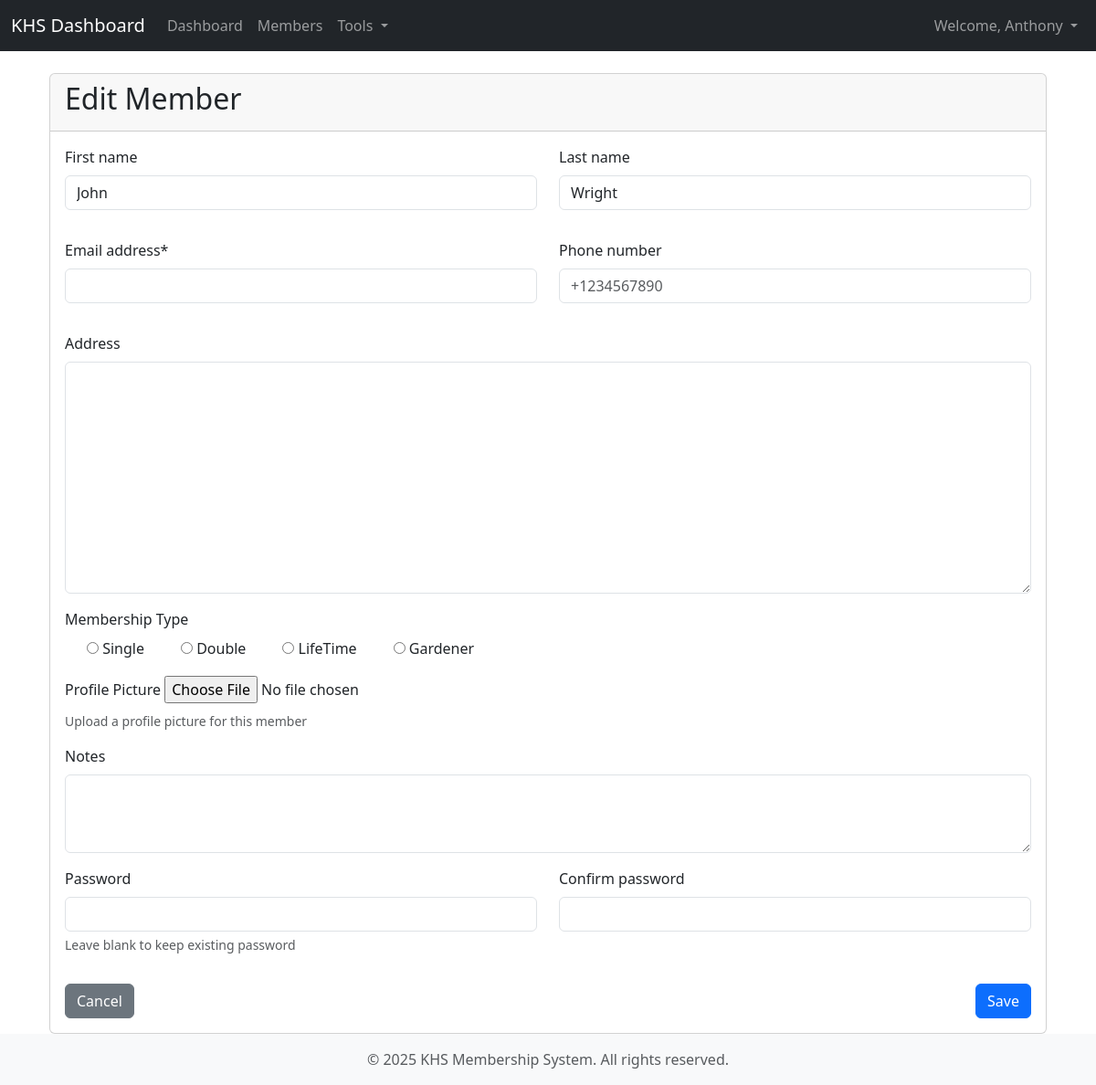
/members/734/update/ (signed in), run on the app's committed database.
### members/models.py (models this page shows)
class Member(AbstractBaseUser, PermissionsMixin):
    MEMBERSHIP_CHOICES = [
        ('S', 'Single'),
        ('D', 'Double'),
        ('L', 'LifeTime'),
        ('G', 'Gardener'),
    ]
    objects = MemberManager()
    USERNAME_FIELD = 'username' # CRUCIAL: Now username is the primary login field
    REQUIRED_FIELDS = ['email', 'first_name', 'last_name'] # email is now a required field along with first/last name
    email = models.EmailField(_('email address'), unique=False) # Email still unique
    is_active = models.BooleanField(
        _('active'),
        default=True,
        help_text=_(
            'Designates whether this user should be treated as active. '
            'Unselect this instead of deleting accounts.'
        ),
    )
    is_staff = models.BooleanField(
        _('staff status'),
        default=False,
        help_text=_('Designates whether the user can log into this admin site.'),
    )
    is_superuser = models.BooleanField(
        _('superuser status'),
        default=False,
        help_text=_(
            'Designates that this user has all permissions without '
            'explicitly assigning them.'
        ),
    )
    username = models.CharField(_('username'), max_length=10,unique = True,blank=True)
    first_name = models.CharField(_('first name'), max_length=50, blank=True)
    last_name = models.CharField(_('last name'), max_length=50, blank=True)
    alt_name = models.CharField(max_length=100, blank=True, null=True)
    phone = models.CharField(
        _('phone number'),
        max_length=15,
        blank=True,
        null=True,
        validators=[
            RegexValidator(
                regex=r'^\+?[0-9]{8,15}$',
                message="Phone number must be 8-15 digits, with optional + prefix"
            )
        ]
    )
    address = models.TextField(_('address'), blank=True, null=True)
    payment_mode = models.CharField(max_length=50, blank=True, null=True)
    order_number = models.CharField(max_length=50, blank=True, null=True,)
    renewal_date = models.DateField(blank=True, null=True)
    contact_point = models.CharField(max_length=100, blank=True, null=True)
    membership_type = models.CharField(
        _('membership type'),
        max_length=1,
        choices=MEMBERSHIP_CHOICES,
        default='S'
    )
    date_joined = models.DateTimeField(_('date joined'), default=timezone.now)
    membership_expiry = models.DateField(_('membership expiry'), blank=True, null=True)
    profile_image = models.ImageField(
        _('profile image'),
        upload_to='members/profile_images/',
        blank=True,
        null=True,
        help_text="Upload a profile picture for this member"
    )
    notes = models.TextField(_('notes'), blank=True, null=True)

### members/views.py (the view, shortened to what this page needs)
# urls.py: path('<int:pk>/update/', MemberUpdateView.as_view(), name='update'),
class MemberUpdateView(LoginRequiredMixin, PermissionRequiredMixin, UpdateView):
    model = Member
    form_class = MemberForm
    template_name = 'members/member_form.html'
    success_url = reverse_lazy('members:list') # Redirect to the member list after update
    permission_required = 'members.change_member' # Requires 'members.change_member' permission

### members/forms.py (shortened to what this page needs)
class MemberForm(UserCreationForm):
    MEMBERSHIP_CHOICES = [
        ('S', 'Single'),
        ('D', 'Double'),
        ('L', 'LifeTime'),
        ('G', 'Gardener'),
    ]
    password = forms.CharField(
        widget=forms.PasswordInput(attrs={'autocomplete': 'new-password'}),
        required=False,
        help_text="Leave blank to keep existing password"
    )
    confirm_password = forms.CharField(
        widget=forms.PasswordInput(),
        required=False
    )
    membership_type = forms.ChoiceField(
        choices=MEMBERSHIP_CHOICES,
        widget=forms.RadioSelect
    )
    class Meta:
        model = Member
        fields = [
            'first_name',
            'last_name',
            'email',
            'phone',
            'address',
            'membership_type',
            'profile_image',
            'notes'
        ]
        widgets = {
            'notes': forms.Textarea(attrs={'rows': 3}),
            'phone': forms.TextInput(attrs={'placeholder': '+1234567890'}),
            'profile_image': forms.FileInput(attrs={'accept': 'image/*'}),
        }

### members/templates/members/member_form.html (shortened to what this page needs)
{% extends 'base.html' %}
{% load crispy_forms_tags %}
{% block content %}
<div class="container mt-4">
    <div class="card">
        <div class="card-header">
            <h2>{% if form.instance.pk %}Edit Member{% else %}Add New Member{% endif %}</h2>
        </div>
        <div class="card-body">
            <form method="post" enctype="multipart/form-data">
                <div class="row mb-3">
                    <div class="col-md-6">
                        {{ form.first_name|as_crispy_field }}
                    </div>
                    <div class="col-md-6">
                        {{ form.last_name|as_crispy_field }}
                    </div>
                </div>
                <div class="row mb-3">
                    <div class="col-md-6">
                        {{ form.email|as_crispy_field }}
                    </div>
                    <div class="col-md-6">
                        {{ form.phone|as_crispy_field }}
                    </div>
                </div>
                <div class="mb-3">
                    {{ form.address|as_crispy_field }}
                </div>
                <div class="mb-3">
                    <label class="form-label">Membership Type</label>
                    <div class="d-flex gap-3">
                        {% for choice in form.membership_type %}
                        <div class="form-check">
                            {{ choice.tag }}
                            <label class="form-check-label" for="{{ choice.id_for_label }}">
                                {{ choice.choice_label }}
                            </label>
                        </div>
                        {% endfor %}
                    </div>
                </div>
                <div class="mb-3">
                    <label for="{{ form.profile_image.id_for_label }}" class="form-label">Profile Picture</label>
                    {{ form.profile_image }}
                    {% if form.profile_image.help_text %}
                        <div class="form-text">{{ form.profile_image.help_text }}</div>
                    {% endif %}
                </div>
                <div class="mb-3">
                    {{ form.notes|as_crispy_field }}
                </div>
                {% if form.instance.pk %}
                    <div class="row mb-3">
                        <div class="col-md-6">
                            {{ form.password|as_crispy_field }}
                        </div>
                        <div class="col-md-6">
                            {{ form.confirm_password|as_crispy_field }}
                        </div>
                    </div>
                {% endif %}
                <div class="d-flex justify-content-between">
                    <a href="{% url 'members:list' %}" class="btn btn-secondary">Cancel</a>
                    <button type="submit" class="btn btn-primary">Save</button>
                </div>
            </form>
        </div>
    </div>
</div>
{% endblock %}

### templates/base.html (shortened to what this page needs)
{% load static %}
<!DOCTYPE html>
<html lang="en">
<head>
    <link href="https://cdn.jsdelivr.net/npm/bootstrap@5.3.3/dist/css/bootstrap.min.css" rel="stylesheet">
    <link rel="stylesheet" href="{% static 'css/style.css' %}">
</head>
<body>
    <nav class="navbar navbar-expand-lg navbar-dark bg-dark">
        <div class="container-fluid">
            <a class="navbar-brand" href="{% url 'members:dashboard' %}">KHS Dashboard</a>
            <div class="collapse navbar-collapse" id="navbarNav">
                <ul class="navbar-nav me-auto mb-2 mb-lg-0">
                    <li class="nav-item">
                        <a class="nav-link {% if request.resolver_match.url_name == 'dashboard' %}active{% endif %}" aria-current="page" href="{% url 'members:dashboard' %}">Dashboard</a>
                    </li>
                    <li class="nav-item">
                        <a class="nav-link {% if request.resolver_match.url_name == 'list' %}active{% endif %}" href="{% url 'members:list' %}">Members</a>
                    </li>
                    <li class="nav-item dropdown">
                        <a class="nav-link dropdown-toggle" href="#" id="navbarDropdown" role="button" data-bs-toggle="dropdown" aria-expanded="false">
                            Tools
                        </a>
                    </li>
                </ul>
                <ul class="navbar-nav ms-auto">
                    {% if user.is_authenticated %}
                        <li class="nav-item dropdown">
                            <a class="nav-link dropdown-toggle" href="#" id="userDropdown" role="button" data-bs-toggle="dropdown" aria-expanded="false">
                                Welcome, {{ user.first_name|default:user.email }}
                            </a>
                        </li>
                    {% else %}
                        <li class="nav-item">
                            <a class="nav-link" href="{% url 'members:login' %}">Login</a>
                        </li>
                    {% endif %}
                </ul>
            </div>
        </div>
    </nav>
    <div class="container mt-4">
        {% block content %}{% endblock %}
    </div>
    <footer class="footer mt-auto py-3 bg-light">
        <div class="container text-center">
            <span class="text-muted">&copy; {% now "Y" %} KHS Membership System. All rights reserved.</span>
        </div>
    </footer>
</body>
</html>

### data on the page
Member: first_name "Anthony"
Member: first_name "John", last_name "Wright"

### other printed values
{{ choice.choice_label }} "Single" "Double" "LifeTime" "Gardener"
